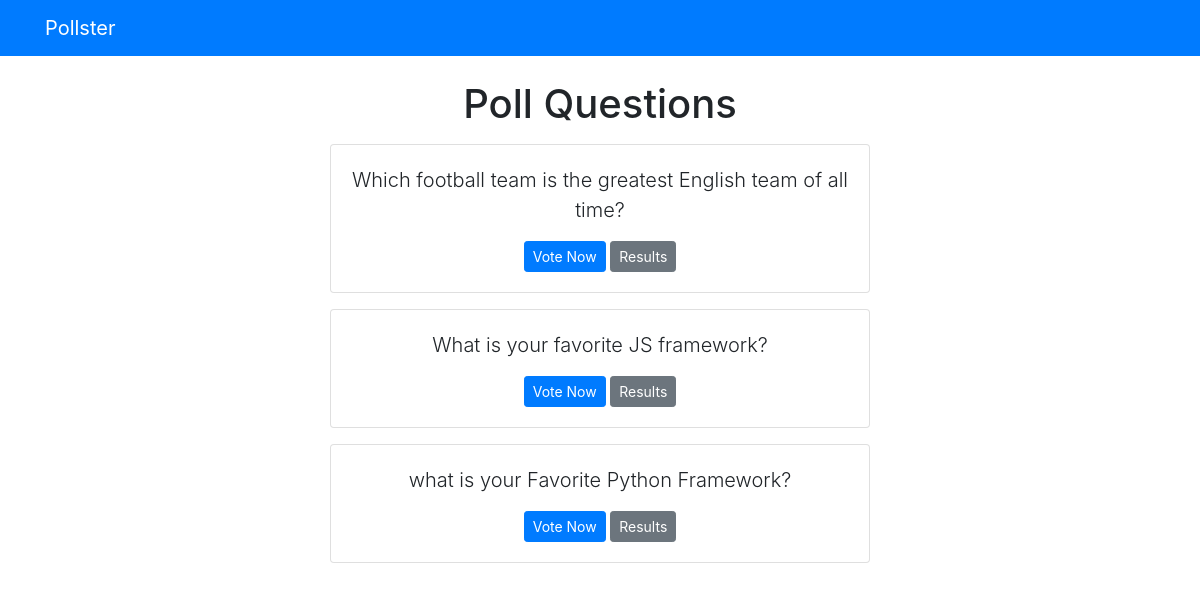
Screenshot of /polls/ with the database file from the repository.
### polls/models.py (models this page shows, shortened)
class Question(models.Model):
    question_text = models.CharField(max_length=200)
    pub_date = models.DateTimeField('data published')

### polls/views.py (the view)
# urls.py: path('', views.index, name='index'),
def index(request):
    latest_question_list = Question.objects.order_by('-pub_date')[:5]
    context = {'latest_question_list': latest_question_list}
    return render(request, 'polls/index.html', context)

### templates/polls/index.html
{% extends 'base.html'%}
{% block content %}
  <h1 class="text-center mb-3">Poll Questions</h1>
  {% if latest_question_list %}
    {% for question in latest_question_list %}
      <div class="card mb-3">
        <div class="card-body">
          <p class="lead text-center">{{ question.question_text }}</p>
          <div class="text-center">
            <a href="{% url 'polls:detail' question.id %}" class="btn btn-primary btn-sm">Vote Now</a>
            <a href="{% url 'polls:results' question.id %}" class="btn btn-secondary btn-sm">Results</a>
          </div>
        </div>
      </div>
    {% endfor %}
  {% else %}
    <p>No polls available</p>
  {% endif %}
{% endblock %}

### rows the page displays
Question: question_text "Which football team is the greatest English team of all time?"
Question: question_text "What is your favorite JS framework?"
Question: question_text "what is your Favorite Python Framework?"
